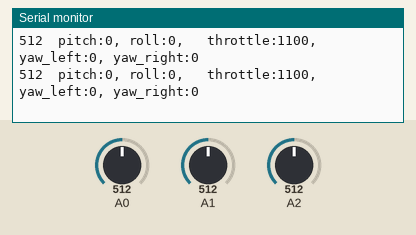
The sketch below on a simulated Arduino Uno, built with avr-gcc and run on an emulated ATmega328P. On the bench: the last lines printed to the serial monitor. The inputs (shaded band) are chosen by the test bench; at power-on: A0 = 512, A1 = 512, A2 = 512.

Above: at 1.2 s.
1.3 s: A0 set to 511
At 1.38 s:
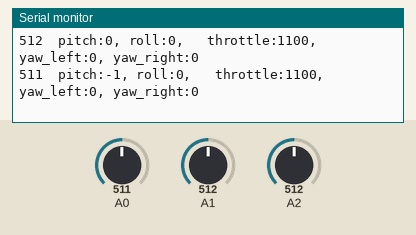
4.3 s: A1 set to 353
At 4.37 s:
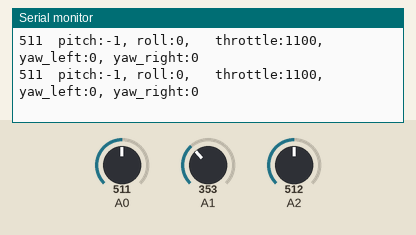
7.3 s: A1 set to 324
At 7.36 s:
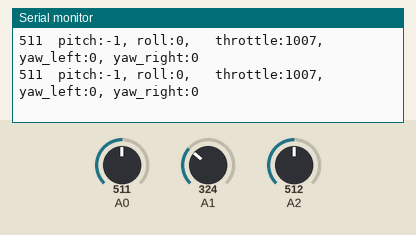
10.3 s: A2 set to 502
At 10.32 s:
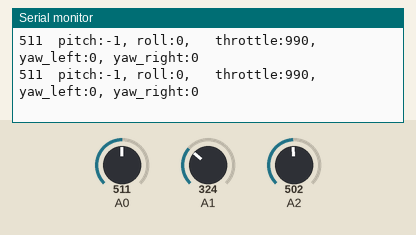
Timing chart, 0 to 13.3 s (numbered marks = the images above; inputs shaded):
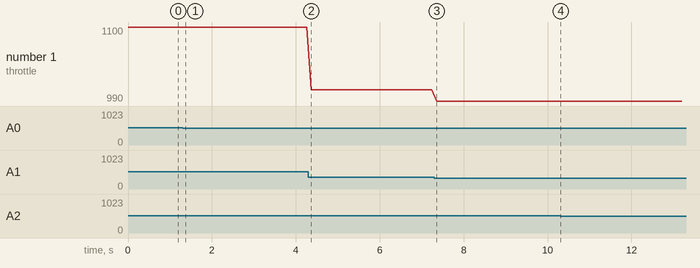

The sketch:

controller_without_security_with_Controller.ino
```cpp
#include <SoftwareSerial.h>
#define ANGLE_MAX 15
#define ANGLE_MIN -15
int throttle;
int pitch;
int roll;
int yaw_left;  //11
int yaw_right; //8
#define THROTTLE_TEST 1
#define ROLL_TEST 1
#define PITCH_TEST 1


/*
 * 블루투스 https://m.blog.naver.com/PostView.naver?isHttpsRedirect=true&blogId=rlrkcka&logNo=221379291417
 * throttle 조이스틱   a1-vry
 * angle 조이스틱   a0-vrx, a2-vry
 */

/*
 * gnd  블루투스1개, 조이스틱1개
 * 5v   버튼 2개, 조이스틱2개
 * 3.3v 블루투스1개
 * 아날로그핀3개 조이스틱3개
 * 신호핀 2,3  블루투스1개
 * 신호핀 2개  버튼
*/

//납땜을 그라운드(input_pullup)에 할건지, 5v에 할건지 결정

SoftwareSerial btSerial(2,3);

void check_joystick_throttle(){
  //throttle 조이스틱을 읽어, 평탄화
  throttle = analogRead(A1);
  throttle = map(throttle, 0,1023, 800,1400);

}


void check_joystick_roll(){
  //throttle 조이스틱을 읽어, 평탄화
  roll = analogRead(A2);
 // Serial.print(roll);
 // Serial.print("\t");
  if(roll <= 525 && roll >=524){
    roll = 0;
    return;
  }
  roll = map(roll, 0,1023, -15,15);
}

void check_joystick_pitch(){
  //throttle 조이스틱을 읽어, 평탄화
  pitch = analogRead(A0);
  Serial.print(pitch);
  Serial.print("\t");
  if(pitch <= 509 && pitch >=490){
    pitch = 0;
    return;
  }
  pitch = map(pitch, 0,1023, -15,15);
}

void check_button(){
  yaw_left = digitalRead(11);
  yaw_right = digitalRead(8);
  if(yaw_left ==1 && yaw_right == 1){
    yaw_left = 0;
    yaw_right = 0;
  }
}

void setup() {
  // put your setup code here, to run once:
  Serial.begin(9600);
  btSerial.begin(9600);
  pinMode(8, INPUT_PULLUP);
  pinMode(11, INPUT_PULLUP);
}


void ParshingRead(){
//THROTTLE, throttle

int throttle_start, throttle_end;
int roll_start, roll_end;
int pitch_start, pitch_end;
int yaw_left_start, yaw_left_end;
int yaw_right_start, yaw_right_end;
String data;

  if(Serial.available()){
    data = Serial.readStringUntil('\n');
    pitch_start = data.indexOf(":")+1;
    pitch_end = data.indexOf(",", pitch_start+1);

    roll_start = data.indexOf(":", pitch_end)+1;
    roll_end = data.indexOf(",", roll_start+1);

    throttle_start = data.indexOf(":", roll_end)+1;
    throttle_end = data.indexOf(",", throttle_start+1);

    yaw_left_start = data.indexOf(":", throttle_end)+1;
    yaw_left_end = data.indexOf(":", yaw_left_start+1);

    yaw_right_start = data.indexOf(":", yaw_left_end)+1;
    yaw_right_end = data.indexOf(":", yaw_right_start+1);

    throttle = data.substring(throttle_start, throttle_end).toInt();
    roll = data.substring(roll_start, roll_end).toInt();
    pitch = data.substring(pitch_start, pitch_end).toInt();
    yaw_left = data.substring(yaw_left_start, yaw_left_end).toInt();
    yaw_right = data.substring(yaw_right_start, yaw_right_end).toInt();
    }
}

void loop() {
  // put your main code here, to run repeatedly:
  check_joystick_throttle();
  check_joystick_roll();
  check_joystick_pitch();
  //check_button();

  btSerial.println((String)"pitch:"+pitch + ", roll:" + roll +  ",   throttle:"+ throttle +
  ", yaw_left:" + yaw_left + ", yaw_right:"+ yaw_right);
  Serial.println((String)"pitch:"+pitch + ", roll:" + roll +  ",   throttle:"+ throttle +
  ", yaw_left:" + yaw_left + ", yaw_right:"+ yaw_right);

  delay(50);
}
```

Measured:
- after the input at 1.3 s, the serial monitor: prints a new line after 0.08 s (image 1)
- plotted number 1: 1100 → 1007 after the input at 4.3 s, 1007 → 990 after the input at 7.3 s
